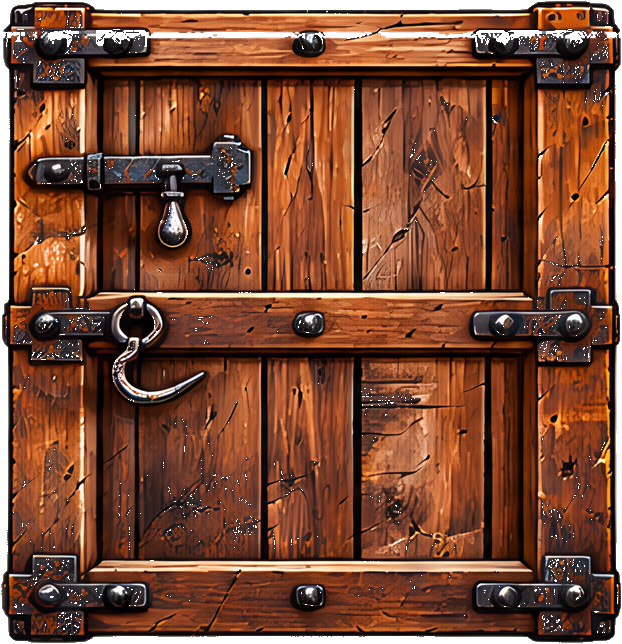
#> input picture VFXPACKSHEETS/riveted-plank-door-swing/parts/frame_01.png, 622 x 644 px; its folder holds only this picture in this run
$ python make_lane_door_atlas.py
#> lines starting #> are read from the running program, lines starting #| are printed output that depends on the picture
"""Bake the last-reel lane door flipbook from the riveted-plank-door-swing pack.

Outputs (written to all three asset trees so none drift):
    assets/sprites/fx/lane_door.png + .json          (key `laneDoor`)
    static/assets/sprites/fx/lane_door.png + .json
    assets-src/assets/sprites/fx/lane_door.png + .json

Source
------
VFXPACKSHEETS/riveted-plank-door-swing/parts/frame_*.png — wooden door.png
swing, hinge on the right. Each island is padded onto one shared canvas so the
post stays put as the leaf swings edge-on. Count comes from the parts folder.

Revert: point SRC_DIR back at saloon-door-swing/parts, FRAME_COUNT=16, and
restore lane_door_saloon.png/.json over lane_door.png/.json.
"""

from __future__ import annotations

import json
import os

from PIL import Image

HERE = os.path.dirname(os.path.abspath(__file__))
APP = os.path.dirname(HERE)
REPO = os.path.dirname(os.path.dirname(os.path.dirname(APP)))
SRC_DIR = os.path.join(REPO, "VFXPACKSHEETS", "riveted-plank-door-swing", "parts")

OUT_DIRS = (
	os.path.join(APP, "assets", "sprites", "fx"),
	os.path.join(APP, "static", "assets", "sprites", "fx"),
	os.path.join(APP, "assets-src", "assets", "sprites", "fx"),
)

COLS = 4
ALPHA_FLOOR = 8
GREY_SAT_MAX = 32
GREY_LUMA_MIN = 68


def count_frames() -> int:
	names = [
		name
		for name in os.listdir(SRC_DIR)
		if name.startswith("frame_") and name.endswith(".png")
	]
	if not names:
		raise SystemExit(f"no door frames in {SRC_DIR}")
	return len(names)


def clear_transparent_rgb(image: Image.Image) -> Image.Image:
	pixels = image.load()
	for y in range(image.height):
		for x in range(image.width):
			if pixels[x, y][3] == 0:
				pixels[x, y] = (0, 0, 0, 0)
	return image


def strip_right_grey_fringe(image: Image.Image) -> Image.Image:
	"""Recraft leaves a grey/white hinge-side halo. Wood and dark iron stay."""
	pixels = image.load()
	width, height = image.size
	for x in range(width - 1, -1, -1):
		live = 0
		grey = 0
		for y in range(height):
			r, g, b, a = pixels[x, y]
			if a <= 0:
				continue
			live += 1
			mx = max(r, g, b)
			if (mx - min(r, g, b)) < GREY_SAT_MAX and mx > GREY_LUMA_MIN:
				grey += 1
		if live == 0:
			continue
		if grey / live >= 0.7:
			for y in range(height):
				pixels[x, y] = (0, 0, 0, 0)
			continue
		break
	return image


def load_frame(index: int) -> Image.Image:
	path = os.path.join(SRC_DIR, f"frame_{index:02d}.png")
	if not os.path.isfile(path):
		raise SystemExit(f"missing door frame: {path}")
	return strip_right_grey_fringe(clear_transparent_rgb(Image.open(path).convert("RGBA")))


def pad_hinge(frames: list[Image.Image]) -> list[Image.Image]:
	"""Align every crop to the bottom-right so the hinge post does not drift."""
	max_w = max(frame.width for frame in frames)
	max_h = max(frame.height for frame in frames)
	aligned = []
	for frame in frames:
		canvas = Image.new("RGBA", (max_w, max_h), (0, 0, 0, 0))
		x = max_w - frame.width
		y = max_h - frame.height
		canvas.paste(frame, (x, y), frame)
		aligned.append(strip_right_grey_fringe(clear_transparent_rgb(canvas)))
	return aligned


def main() -> None:
	frame_count = count_frames()
	raw = [load_frame(i) for i in range(1, frame_count + 1)]
#> in load_frame, returned value is the input picture: PIL image 622x644 RGBA; mean R, G, B, A 108.8, 59.6, 37.4, 238.5
#> raw = 1 item
	frames = pad_hinge(raw)
#> in pad_hinge, `max_w = max(frame.width for frame in frames)`: max_w = 622
#> in pad_hinge, `max_h = max(frame.height for frame in frames)`: max_h = 644
#> the loop in pad_hinge, `for frame in frames:` made 1 pass
#> (x, y, width in strip_right_grey_fringe, height in strip_right_grey_fringe) on pass 1: (0, 0, 622, 644)
#> after the loop in pad_hinge, `for frame in frames:`: aligned = 1 item
#> frames = 1 item
	tile_w, tile_h = frames[0].size
#> tile_w = 622; tile_h = 644
	rows = (frame_count + COLS - 1) // COLS
	atlas = Image.new("RGBA", (tile_w * COLS, tile_h * rows), (0, 0, 0, 0))
#> atlas: PIL image 2488x644 RGBA; every value is 0
	meta_frames = {}
	for index, frame in enumerate(frames):
		col = index % COLS
		row = index // COLS
		x = col * tile_w
		y = row * tile_h
		atlas.paste(frame, (x, y), frame)
		meta_frames[f"door_{index:02d}.png"] = {
			"frame": {"x": x, "y": y, "w": tile_w, "h": tile_h},
			"rotated": False,
			"trimmed": False,
			"spriteSourceSize": {"x": 0, "y": 0, "w": tile_w, "h": tile_h},
			"sourceSize": {"w": tile_w, "h": tile_h},
		}
		print(f"[lane-door] frame_{index + 1:02d} -> {tile_w}x{tile_h} @ {col},{row}")
#> this loop made 1 pass
#> (col, row, x, y) on pass 1: (0, 0, 0, 0)
#| [lane-door] frame_01 -> 622x644 @ 0,0
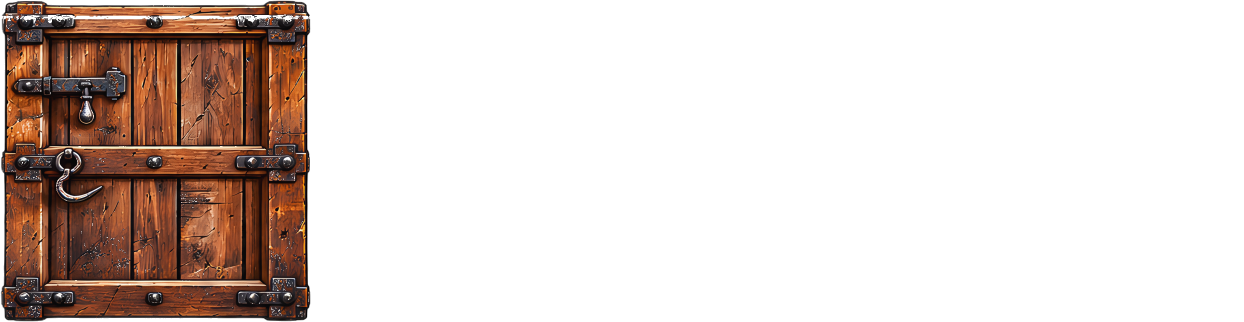
#> atlas: PIL image 2488x644 RGBA (shown at 1/2 size); mean R, G, B, A 26.4, 14.4, 9.1, 57.8; transparent parts drawn white
#> after the loop, meta_frames = 1 item

	meta = {
		"frames": meta_frames,
		"meta": {
			"image": "lane_door.png",
			"format": "RGBA8888",
			"size": {"w": atlas.width, "h": atlas.height},
			"scale": "1",
			"source": "VFXPACKSHEETS/riveted-plank-door-swing (wooden door.png swing)",
		},
	}

	for out_dir in OUT_DIRS:
		os.makedirs(out_dir, exist_ok=True)
		png_path = os.path.join(out_dir, "lane_door.png")
		json_path = os.path.join(out_dir, "lane_door.json")
		atlas.save(png_path, optimize=True)
		with open(json_path, "w", encoding="utf-8") as handle:
			json.dump(meta, handle, indent=1)
		print(f"[lane-door] wrote {png_path} ({os.path.getsize(png_path):,} B)")


if __name__ == "__main__":
	main()
